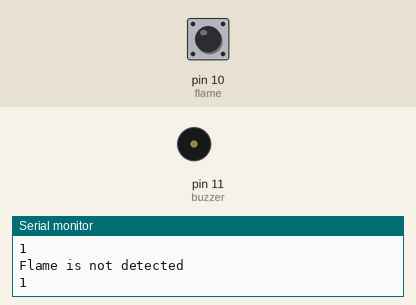
Recording of a sketch running on a simulated Arduino Uno, built with avr-gcc and run on an emulated ATmega328P. On the bench: buzzer (waves = sounding, pin HIGH), the last lines printed to the serial monitor. The test bench sets the inputs (shaded band); at power-on: pin 10 (flame) HIGH.

Above: at 1.2 s.
1.3 s: pin 10 (flame) driven LOW
At 1.6 s:
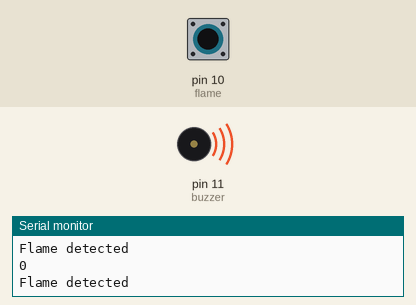
2.8 s: pin 10 (flame) driven HIGH
At 3.6 s:
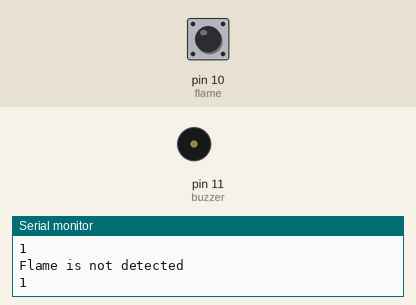
5.8 s: pin 10 (flame) pulsed LOW 5 times (0.12 s each, 0.3 s apart)
At 6.17 s:
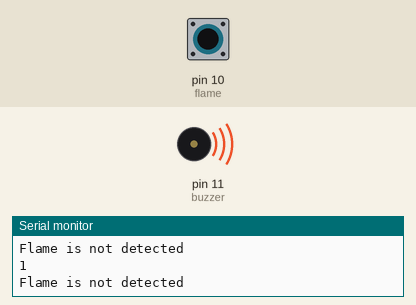
10.3 s: pin 10 (flame) pulsed LOW 5 times (0.12 s each, 0.3 s apart)
At 13.0 s:
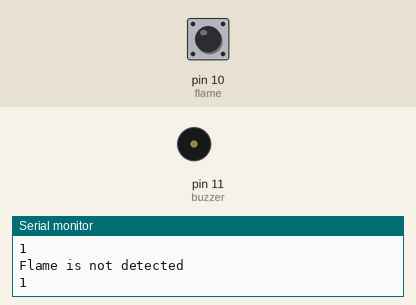
Timing chart, 0 to 14.5 s (numbered marks = the images above; inputs shaded):
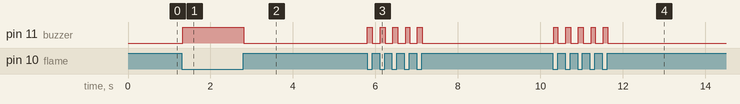

Measured:
- after the input at 1.3 s, pin 11 (buzzer): LOW → HIGH at once
- after the input at 2.8 s, pin 11 (buzzer): HIGH → LOW at once
- after the input at 5.8 s, pin 11 (buzzer): alternates HIGH for 0.12 s and LOW for 0.19 s, 10 changes in all, then stays LOW, starting at once
- after the input at 10.3 s, pin 11 (buzzer): alternates HIGH for 0.12 s and LOW for 0.19 s, 10 changes in all, then stays LOW, starting at once

The sketch:

sketch_feb28a_prog1.ino
```cpp
const int flame = 10;
const int buzzer = 11;


void setup() {
  // put your setup code here, to run once:
  Serial.begin(9600);
  Serial.println("Hello");

  pinMode(flame, INPUT);
  pinMode(buzzer, OUTPUT);
}

void loop() {
  // put your main code here, to run repeatedly:
  int value = digitalRead(flame);
  Serial.println(value);

  if (value == 0) {
    digitalWrite(buzzer, HIGH);
    Serial.println("Flame detected");
  }
  else {
    digitalWrite(buzzer, LOW);
    Serial.println("Flame is not detected");
  }
}
```
